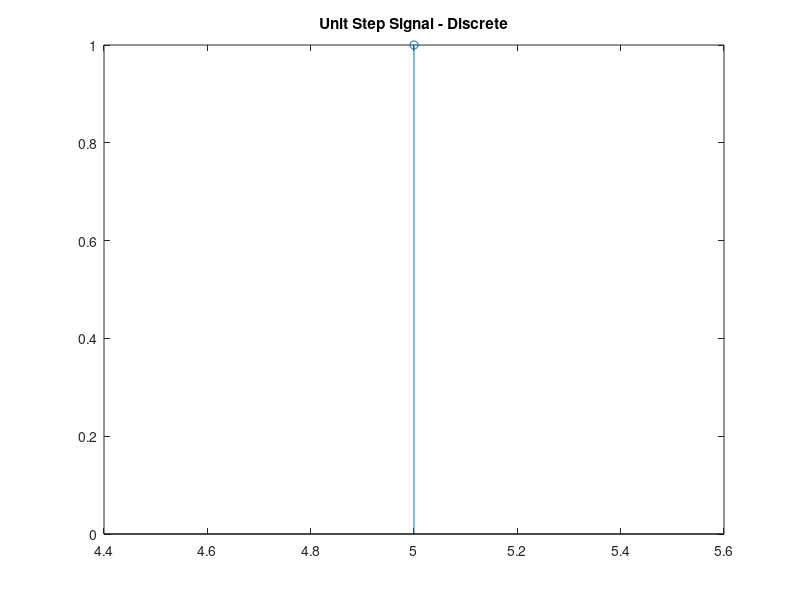

The MATLAB script that drew this image:
n1 = input('Lower limit: ')
n2 = input('Upper limit: ')
n = n1:n2;
y = [n>=0];

figure;
stem(n,y);
title('Unit Step Signal - Discrete');